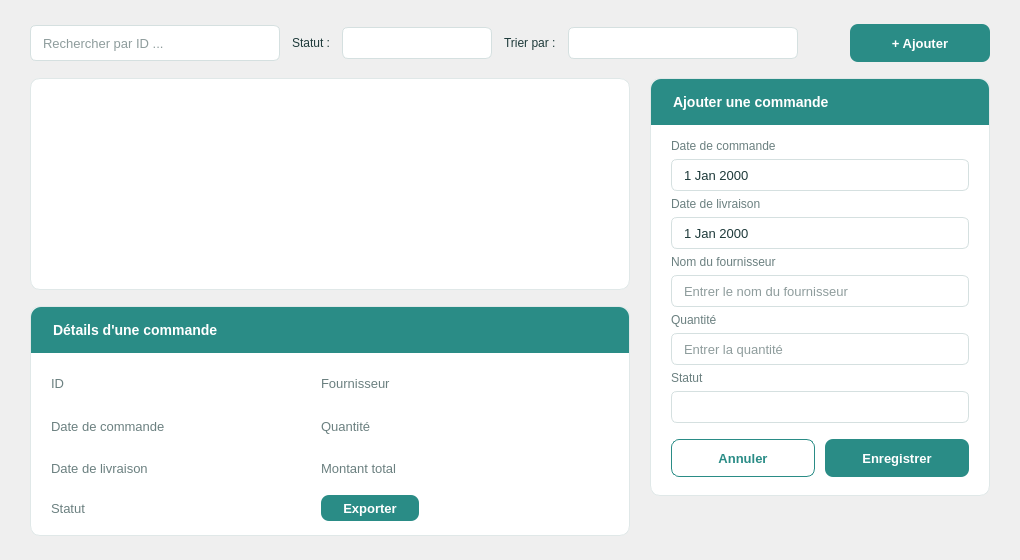
        <widget class="QWidget" name="pageCommandes">
         <property name="styleSheet">
          <string notr="true">QWidget#pageCommandes { background-color: #F4F8F8; }
QLabel { background: transparent; color: #1E3A3A; }

/* champs de saisie */
QLineEdit, QComboBox, QDateEdit {
    border: 1px solid #D5E0E0; border-radius: 6px; padding: 0 10px;
    background: white; color: #1E3A3A; font-size: 13px; min-height: 30px; }
QLineEdit:focus, QComboBox:focus, QDateEdit:focus { border: 1px solid #2A8C86; }
QComboBox::drop-down, QDateEdit::drop-down {
    subcontrol-origin: padding; subcontrol-position: center right; width: 30px; border: none; }
QComboBox::down-arrow, QDateEdit::down-arrow {
    image: url(:/icones/fleche_bas.png); width: 12px; height: 12px; }
QComboBox QAbstractItemView {
    background: white; color: #1E3A3A; border: 1px solid #D5E0E0; outline: 0; padding: 4px;
    selection-background-color: #E6F2F1; selection-color: #1E3A3A; }
QComboBox QAbstractItemView::item { min-height: 30px; padding-left: 8px; color: #1E3A3A; background: white; }
QComboBox QAbstractItemView::item:hover, QComboBox QAbstractItemView::item:selected {
    background: #E6F2F1; color: #1E3A3A; }
QCalendarWidget QWidget { background-color: white; color: #1E3A3A; }
QCalendarWidget QToolButton { color: #17363A; background-color: white; font-weight: bold; }
QCalendarWidget QAbstractItemView:enabled {
    background-color: white; color: #1E3A3A; selection-background-color: #2A8C86; selection-color: white; }
QCalendarWidget QAbstractItemView:disabled { color: #9BB0B0; }

/* cadres : formulaire et détails */
QFrame#frameFormCommande, QFrame#frameDetailsCommande {
    background: white; border: 1px solid #E0E8E8; border-radius: 10px; }
QLabel#lblTitreFormCommande, QLabel#lblTitreDetailsCommande {
    background: #2A8C86; color: white; font-weight: bold; font-size: 14px; padding: 11px 18px;
    border: none; border-top-left-radius: 10px; border-top-right-radius: 10px; }
QLabel#lblChamp0Commande, QLabel#lblChamp1Commande, QLabel#lblChamp2Commande,
QLabel#lblChamp3Commande, QLabel#lblChamp4Commande {
    color: #6B8080; font-size: 12px; border: none; background: transparent; }
QLabel#lblDetCle0Commande, QLabel#lblDetCle1Commande, QLabel#lblDetCle2Commande, QLabel#lblDetCle3Commande,
QLabel#lblDetCle4Commande, QLabel#lblDetCle5Commande, QLabel#lblDetCle6Commande {
    color: #6B8080; font-size: 13px; border: none; background: transparent; }
QLabel#lblDetVal0Commande, QLabel#lblDetVal1Commande, QLabel#lblDetVal2Commande,
QLabel#lblDetVal4Commande, QLabel#lblDetVal5Commande, QLabel#lblDetVal6Commande {
    color: #17363A; font-size: 13px; font-weight: bold; border: none; background: transparent; }

/* boutons */
QPushButton#btnAjouterCommande, QPushButton#btnEnregistrerCommande, QPushButton#btnExporterCommande {
    background: #2A8C86; color: white; border: none; border-radius: 8px;
    font-weight: bold; font-size: 13px; padding: 0 18px; }
QPushButton#btnAjouterCommande:hover, QPushButton#btnEnregistrerCommande:hover,
QPushButton#btnExporterCommande:hover { background: #1F6F6B; }
QPushButton#btnAnnulerCommande {
    background: white; color: #2A8C86; border: 1px solid #2A8C86; border-radius: 8px;
    font-weight: bold; font-size: 13px; }
QPushButton#btnAnnulerCommande:hover { background: #E6F2F1; }

/* tableau */
QTableView#tableCommande {
    background: white; color: #1E3A3A; font-size: 13px; border: 1px solid #E0E8E8;
    border-radius: 10px; selection-background-color: #E6F2F1; selection-color: #1E3A3A; }
QTableView#tableCommande QHeaderView::section {
    background: white; color: #17363A; font-weight: bold; padding: 10px 8px;
    border: none; border-bottom: 1px solid #E0E8E8; }
QTableView#tableCommande QTableCornerButton::section { background: white; border: none; }
QScrollBar:vertical { background: transparent; width: 10px; margin: 0; }
QScrollBar::handle:vertical { background: #C5D6D5; border-radius: 5px; min-height: 40px; }
QScrollBar::add-line:vertical, QScrollBar::sub-line:vertical { height: 0; }
QScrollBar::add-page:vertical, QScrollBar::sub-page:vertical { background: none; }</string>
         </property>
         <layout class="QVBoxLayout" name="layoutPageCommandes">
          <property name="spacing">
           <number>16</number>
          </property>
          <property name="leftMargin">
           <number>30</number>
          </property>
          <property name="topMargin">
           <number>24</number>
          </property>
          <property name="rightMargin">
           <number>30</number>
          </property>
          <property name="bottomMargin">
           <number>24</number>
          </property>
          <item>
           <layout class="QHBoxLayout" name="layoutOutilsCommande">
            <property name="spacing">
             <number>12</number>
            </property>
            <item>
             <widget class="QLineEdit" name="txtRechercheCommande">
              <property name="minimumSize">
               <size>
                <width>250</width>
                <height>32</height>
               </size>
              </property>
              <property name="maximumSize">
               <size>
                <width>300</width>
                <height>36</height>
               </size>
              </property>
              <property name="placeholderText">
               <string>Rechercher par ID ...</string>
              </property>
             </widget>
            </item>
            <item>
             <widget class="QLabel" name="lblStatutCommande">
              <property name="text">
               <string>Statut :</string>
              </property>
             </widget>
            </item>
            <item>
             <widget class="QComboBox" name="cmbStatutCommande">
              <property name="minimumSize">
               <size>
                <width>150</width>
                <height>32</height>
               </size>
              </property>
             </widget>
            </item>
            <item>
             <widget class="QLabel" name="lblTriCommande">
              <property name="text">
               <string>Trier par :</string>
              </property>
             </widget>
            </item>
            <item>
             <widget class="QComboBox" name="cmbTriCommande">
              <property name="minimumSize">
               <size>
                <width>230</width>
                <height>32</height>
               </size>
              </property>
             </widget>
            </item>
            <item>
             <spacer name="spacerOutilsCommande">
              <property name="orientation">
               <enum>Qt::Orientation::Horizontal</enum>
              </property>
              <property name="sizeHint" stdset="0">
               <size>
                <width>40</width>
                <height>20</height>
               </size>
              </property>
             </spacer>
            </item>
            <item>
             <widget class="QPushButton" name="btnAjouterCommande">
              <property name="minimumSize">
               <size>
                <width>140</width>
                <height>38</height>
               </size>
              </property>
              <property name="cursor">
               <cursorShape>PointingHandCursor</cursorShape>
              </property>
              <property name="text">
               <string>+ Ajouter</string>
              </property>
             </widget>
            </item>
           </layout>
          </item>
          <item>
           <layout class="QHBoxLayout" name="layoutCorpsCommande" stretch="1,0">
            <property name="spacing">
             <number>20</number>
            </property>
            <property name="leftMargin">
             <number>0</number>
            </property>
            <property name="topMargin">
             <number>0</number>
            </property>
            <property name="rightMargin">
             <number>0</number>
            </property>
            <property name="bottomMargin">
             <number>0</number>
            </property>
            <item>
             <layout class="QVBoxLayout" name="layoutGaucheCommande" stretch="1,0">
              <property name="spacing">
               <number>16</number>
              </property>
              <property name="leftMargin">
               <number>0</number>
              </property>
              <property name="topMargin">
               <number>0</number>
              </property>
              <property name="rightMargin">
               <number>0</number>
              </property>
              <property name="bottomMargin">
               <number>0</number>
              </property>
              <item>
               <widget class="QTableView" name="tableCommande">
                <property name="editTriggers">
                 <set>QAbstractItemView::EditTrigger::NoEditTriggers</set>
                </property>
                <property name="selectionMode">
                 <enum>QAbstractItemView::SelectionMode::SingleSelection</enum>
                </property>
                <property name="selectionBehavior">
                 <enum>QAbstractItemView::SelectionBehavior::SelectRows</enum>
                </property>
                <property name="showGrid">
                 <bool>false</bool>
                </property>
                <attribute name="horizontalHeaderStretchLastSection">
                 <bool>true</bool>
                </attribute>
                <attribute name="verticalHeaderVisible">
                 <bool>false</bool>
                </attribute>
               </widget>
              </item>
              <item>
               <widget class="QFrame" name="frameDetailsCommande">
                <property name="minimumSize">
                 <size>
                  <width>0</width>
                  <height>230</height>
                 </size>
                </property>
                <property name="maximumSize">
                 <size>
                  <width>16777215</width>
                  <height>230</height>
                 </size>
                </property>
                <layout class="QVBoxLayout" name="layoutFrameDetailsCommande">
                 <property name="spacing">
                  <number>0</number>
                 </property>
                 <property name="leftMargin">
                  <number>0</number>
                 </property>
                 <property name="topMargin">
                  <number>0</number>
                 </property>
                 <property name="rightMargin">
                  <number>0</number>
                 </property>
                 <property name="bottomMargin">
                  <number>0</number>
                 </property>
                 <item>
                  <widget class="QLabel" name="lblTitreDetailsCommande">
                   <property name="minimumSize">
                    <size>
                     <width>0</width>
                     <height>46</height>
                    </size>
                   </property>
                   <property name="maximumSize">
                    <size>
                     <width>16777215</width>
                     <height>46</height>
                    </size>
                   </property>
                   <property name="text">
                    <string>Détails d'une commande</string>
                   </property>
                  </widget>
                 </item>
                 <item>
                  <layout class="QGridLayout" name="layoutDetailsCommande">
                   <property name="leftMargin">
                    <number>20</number>
                   </property>
                   <property name="topMargin">
                    <number>14</number>
                   </property>
                   <property name="rightMargin">
                    <number>20</number>
                   </property>
                   <property name="bottomMargin">
                    <number>14</number>
                   </property>
                   <property name="horizontalSpacing">
                    <number>14</number>
                   </property>
                   <property name="verticalSpacing">
                    <number>10</number>
                   </property>
                   <item row="0" column="0">
                    <widget class="QLabel" name="lblDetCle0Commande">
                     <property name="text">
                      <string>ID</string>
                     </property>
                    </widget>
                   </item>
                   <item row="0" column="1">
                    <widget class="QLabel" name="lblDetVal0Commande">
                     <property name="text">
                      <string/>
                     </property>
                    </widget>
                   </item>
                   <item row="1" column="0">
                    <widget class="QLabel" name="lblDetCle1Commande">
                     <property name="text">
                      <string>Date de commande</string>
                     </property>
                    </widget>
                   </item>
                   <item row="1" column="1">
                    <widget class="QLabel" name="lblDetVal1Commande">
                     <property name="text">
                      <string/>
                     </property>
                    </widget>
                   </item>
                   <item row="2" column="0">
                    <widget class="QLabel" name="lblDetCle2Commande">
                     <property name="text">
                      <string>Date de livraison</string>
                     </property>
                    </widget>
                   </item>
                   <item row="2" column="1">
                    <widget class="QLabel" name="lblDetVal2Commande">
                     <property name="text">
                      <string/>
                     </property>
                    </widget>
                   </item>
                   <item row="3" column="0">
                    <widget class="QLabel" name="lblDetCle3Commande">
                     <property name="text">
                      <string>Statut</string>
                     </property>
                    </widget>
                   </item>
                   <item row="3" column="1">
                    <widget class="QLabel" name="lblDetVal3Commande">
                     <property name="maximumSize">
                      <size>
                       <width>130</width>
                       <height>26</height>
                      </size>
                     </property>
                     <property name="text">
                      <string/>
                     </property>
                    </widget>
                   </item>
                   <item row="0" column="3">
                    <widget class="QLabel" name="lblDetCle4Commande">
                     <property name="text">
                      <string>Fournisseur</string>
                     </property>
                    </widget>
                   </item>
                   <item row="0" column="4">
                    <widget class="QLabel" name="lblDetVal4Commande">
                     <property name="text">
                      <string/>
                     </property>
                    </widget>
                   </item>
                   <item row="1" column="3">
                    <widget class="QLabel" name="lblDetCle5Commande">
                     <property name="text">
                      <string>Quantité</string>
                     </property>
                    </widget>
                   </item>
                   <item row="1" column="4">
                    <widget class="QLabel" name="lblDetVal5Commande">
                     <property name="text">
                      <string/>
                     </property>
                    </widget>
                   </item>
                   <item row="2" column="3">
                    <widget class="QLabel" name="lblDetCle6Commande">
                     <property name="text">
                      <string>Montant total</string>
                     </property>
                    </widget>
                   </item>
                   <item row="2" column="4">
                    <widget class="QLabel" name="lblDetVal6Commande">
                     <property name="text">
                      <string/>
                     </property>
                    </widget>
                   </item>
                   <item row="0" column="2">
                    <spacer name="spacerDetCommande">
                     <property name="orientation">
                      <enum>Qt::Orientation::Horizontal</enum>
                     </property>
                     <property name="sizeType">
                      <enum>QSizePolicy::Policy::Fixed</enum>
                     </property>
                     <property name="sizeHint" stdset="0">
                      <size>
                       <width>120</width>
                       <height>20</height>
                      </size>
                     </property>
                    </spacer>
                   </item>
                   <item row="3" column="3" colspan="2">
                    <widget class="QPushButton" name="btnExporterCommande">
                     <property name="maximumSize">
                      <size>
                       <width>150</width>
                       <height>36</height>
                      </size>
                     </property>
                     <property name="cursor">
                      <cursorShape>PointingHandCursor</cursorShape>
                     </property>
                     <property name="text">
                      <string>Exporter</string>
                     </property>
                    </widget>
                   </item>
                   <item row="0" column="5">
                    <spacer name="spacerFinDetCommande">
                     <property name="orientation">
                      <enum>Qt::Orientation::Horizontal</enum>
                     </property>
                     <property name="sizeHint" stdset="0">
                      <size>
                       <width>40</width>
                       <height>20</height>
                      </size>
                     </property>
                    </spacer>
                   </item>
                  </layout>
                 </item>
                </layout>
               </widget>
              </item>
             </layout>
            </item>
            <item>
             <layout class="QVBoxLayout" name="layoutDroiteCommande">
              <property name="spacing">
               <number>0</number>
              </property>
              <property name="leftMargin">
               <number>0</number>
              </property>
              <property name="topMargin">
               <number>0</number>
              </property>
              <property name="rightMargin">
               <number>0</number>
              </property>
              <property name="bottomMargin">
               <number>0</number>
              </property>
              <item>
               <widget class="QFrame" name="frameFormCommande">
                <property name="minimumSize">
                 <size>
                  <width>340</width>
                  <height>0</height>
                 </size>
                </property>
                <property name="maximumSize">
                 <size>
                  <width>340</width>
                  <height>16777215</height>
                 </size>
                </property>
                <layout class="QVBoxLayout" name="layoutFrameFormCommande">
                 <property name="spacing">
                  <number>0</number>
                 </property>
                 <property name="leftMargin">
                  <number>0</number>
                 </property>
                 <property name="topMargin">
                  <number>0</number>
                 </property>
                 <property name="rightMargin">
                  <number>0</number>
                 </property>
                 <property name="bottomMargin">
                  <number>0</number>
                 </property>
                 <item>
                  <widget class="QLabel" name="lblTitreFormCommande">
                   <property name="minimumSize">
                    <size>
                     <width>0</width>
                     <height>46</height>
                    </size>
                   </property>
                   <property name="maximumSize">
                    <size>
                     <width>16777215</width>
                     <height>46</height>
                    </size>
                   </property>
                   <property name="text">
                    <string>Ajouter une commande</string>
                   </property>
                  </widget>
                 </item>
                 <item>
                  <layout class="QVBoxLayout" name="layoutChampsCommande">
                   <property name="spacing">
                    <number>6</number>
                   </property>
                   <property name="leftMargin">
                    <number>20</number>
                   </property>
                   <property name="topMargin">
                    <number>14</number>
                   </property>
                   <property name="rightMargin">
                    <number>20</number>
                   </property>
                   <property name="bottomMargin">
                    <number>18</number>
                   </property>
                   <item>
                    <widget class="QLabel" name="lblChamp0Commande">
                     <property name="text">
                      <string>Date de commande</string>
                     </property>
                    </widget>
                   </item>
                   <item>
                    <widget class="QDateEdit" name="dateCmdCommande">
                     <property name="calendarPopup">
                      <bool>true</bool>
                     </property>
                    </widget>
                   </item>
                   <item>
                    <widget class="QLabel" name="lblChamp1Commande">
                     <property name="text">
                      <string>Date de livraison</string>
                     </property>
                    </widget>
                   </item>
                   <item>
                    <widget class="QDateEdit" name="dateLivCommande">
                     <property name="calendarPopup">
                      <bool>true</bool>
                     </property>
                    </widget>
                   </item>
                   <item>
                    <widget class="QLabel" name="lblChamp2Commande">
                     <property name="text">
                      <string>Nom du fournisseur</string>
                     </property>
                    </widget>
                   </item>
                   <item>
                    <widget class="QLineEdit" name="txtFournisseurCommande">
                     <property name="placeholderText">
                      <string>Entrer le nom du fournisseur</string>
                     </property>
                    </widget>
                   </item>
                   <item>
                    <widget class="QLabel" name="lblChamp3Commande">
                     <property name="text">
                      <string>Quantité</string>
                     </property>
                    </widget>
                   </item>
                   <item>
                    <widget class="QLineEdit" name="txtQuantiteCommande">
                     <property name="placeholderText">
                      <string>Entrer la quantité</string>
                     </property>
                    </widget>
                   </item>
                   <item>
                    <widget class="QLabel" name="lblChamp4Commande">
                     <property name="text">
                      <string>Statut</string>
                     </property>
                    </widget>
                   </item>
                   <item>
                    <widget class="QComboBox" name="cmbStatutFormCommande"/>
                   </item>
                   <item>
                    <spacer name="spacerFormCommande">
                     <property name="orientation">
                      <enum>Qt::Orientation::Vertical</enum>
                     </property>
                     <property name="sizeHint" stdset="0">
                      <size>
                       <width>20</width>
                       <height>10</height>
                      </size>
                     </property>
                    </spacer>
                   </item>
                   <item>
                    <layout class="QHBoxLayout" name="layoutBoutonsFormCommande">
                     <property name="spacing">
                      <number>10</number>
                     </property>
                     <item>
                      <widget class="QPushButton" name="btnAnnulerCommande">
                       <property name="minimumSize">
                        <size>
                         <width>0</width>
                         <height>38</height>
                        </size>
                       </property>
                       <property name="cursor">
                        <cursorShape>PointingHandCursor</cursorShape>
                       </property>
                       <property name="text">
                        <string>Annuler</string>
                       </property>
                      </widget>
                     </item>
                     <item>
                      <widget class="QPushButton" name="btnEnregistrerCommande">
                       <property name="minimumSize">
                        <size>
                         <width>0</width>
                         <height>38</height>
                        </size>
                       </property>
                       <property name="cursor">
                        <cursorShape>PointingHandCursor</cursorShape>
                       </property>
                       <property name="text">
                        <string>Enregistrer</string>
                       </property>
                      </widget>
                     </item>
                    </layout>
                   </item>
                  </layout>
                 </item>
                </layout>
               </widget>
              </item>
              <item>
               <spacer name="spacerDroiteCommande">
                <property name="orientation">
                 <enum>Qt::Orientation::Vertical</enum>
                </property>
                <property name="sizeHint" stdset="0">
                 <size>
                  <width>20</width>
                  <height>40</height>
                 </size>
                </property>
               </spacer>
              </item>
             </layout>
            </item>
           </layout>
          </item>
         </layout>
        </widget>
